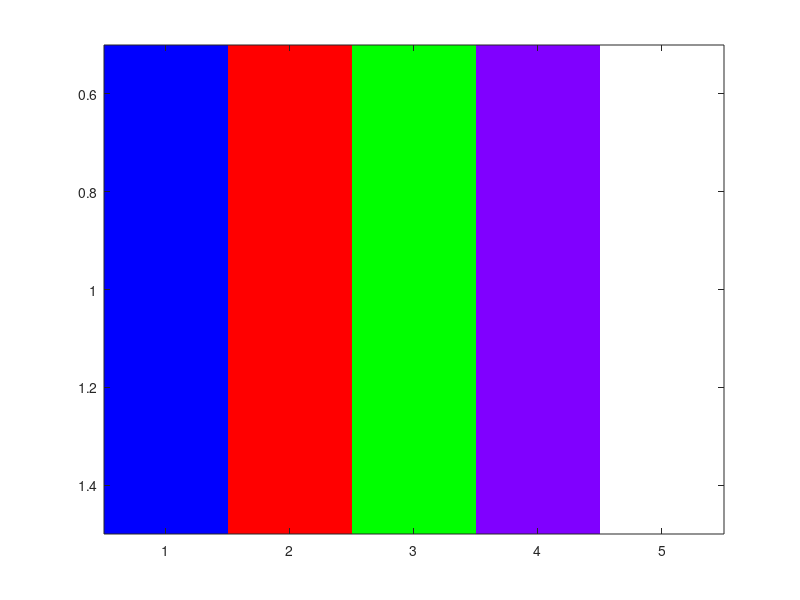

Reproduce this figure in MATLAB.
%paintpots.m

img=1:5

pp1=[0 0 0; .25 .25 .25; .5 .5 .5; .75 .75 .75; 1 1 1 ];
%pp1=repmat([0:.25:1]', 1, 3);


pp2 = [ 0 0 1; 1 0 0; 0 1 0; .5 0 1; 1 0 1];

figure(1)

image(img)

colormap(pp1)
colormap(pp2)

%set of indices, paint these indices
colormap(hot(5)) %red and white

image (1:40)
colormap(hot(40))
colormap(hsv(40))
colormap(jet(40))
colormap(spring(40))
doc graph3d
doc colormap

pp2(5, :)=[ 1 1 1] %always three columns (ie three guns)
image(img); colormap(pp2)


